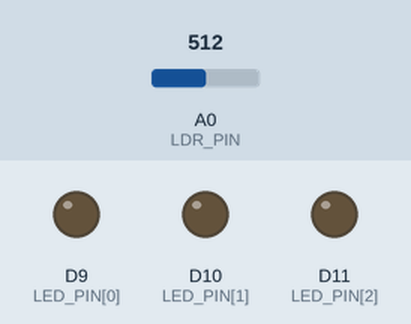
A sketch run on a simulated Arduino Uno R4 Minima. On the bench: output pins drawn as LEDs (lit = HIGH). Inputs (shaded band) come from the test bench; at power-on: A0 (LDR_PIN) = 512 (analog values on the 0–1023 scale). What the sketch prints to the serial monitor is not drawn.

Above: at 0.1 s.
At 61.1 s:
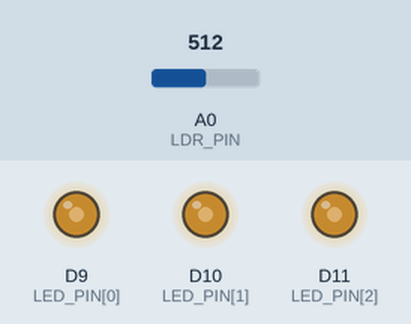
At 65.1 s:
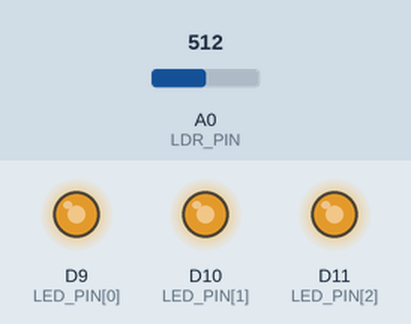
At 69.1 s:
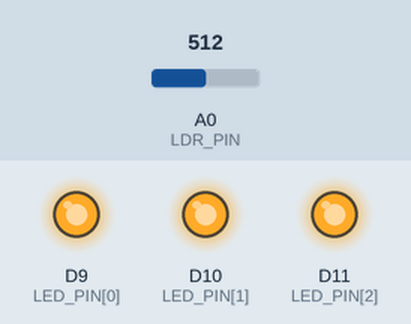
At 81.1 s:
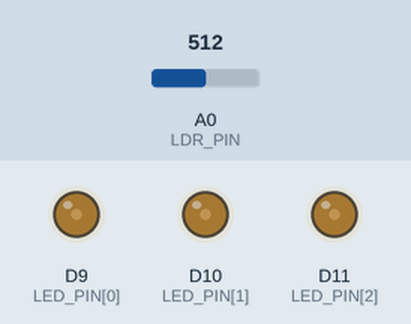
Timing chart, 0 to 86.5 s (numbered marks = the images above):
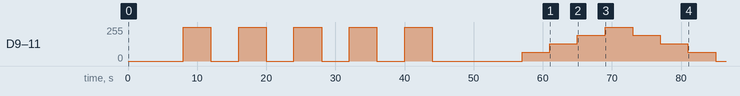

The sketch:

phase1_baseline_white.ino
```cpp
// Phase 1: Baseline check -- is the system driven by light at all,
// independent of colour, and does it respond monotonically to brightness?
// Board: Arduino Uno R4
// Wiring: LED R/G/B -> D9/D10/D11 (via resistors), LDR divider midpoint -> A0
//         (LDR from 5V to A0, 100 kOhm from A0 to GND), sealed tube around LED+LDR
//
// Two stages:
//   onoff  - all 3 channels driven together at full brightness (white-ish),
//            alternated ON/OFF for N_CYCLES, to confirm the LDR reacts to
//            combined light at all and recovers the same way each time.
//   sweep  - all 3 channels together swept through PWM levels
//            0,64,128,192,255,192,128,64,0 to check the plateau rises
//            monotonically with brightness (and returns the same way
//            going back down).
//
// Output is CSV over Serial: stage,idx,pwm,t_ms,adc
// Capture the Serial Monitor output into phase1.csv

const uint8_t  LED_PIN[3] = {9, 10, 11};
const uint8_t  LDR_PIN    = A0;

const uint16_t SAMPLE_MS = 20;
const uint16_t HOLD_MS   = 4000;
const uint16_t SETTLE_MS = 5000;
const uint8_t  N_CYCLES  = 5;

const uint8_t SWEEP_LEVELS[] = {0, 64, 128, 192, 255, 192, 128, 64, 0};
const uint8_t N_SWEEP = sizeof(SWEEP_LEVELS) / sizeof(SWEEP_LEVELS[0]);

void setAll(uint8_t value) {
  for (uint8_t i = 0; i < 3; i++) analogWrite(LED_PIN[i], value);
}

int readLDR() {
  long sum = 0;
  for (uint8_t i = 0; i < 4; i++) sum += analogRead(LDR_PIN);
  return sum / 4;
}

void holdAndLog(const char* stage, uint8_t idx, uint8_t level, uint16_t duration) {
  setAll(level);
  uint32_t t0 = millis();
  uint32_t next = t0;
  char buf[64];
  while (millis() - t0 < duration) {
    uint32_t elapsed = millis() - t0;
    int adcVal = readLDR();
    int len = snprintf(buf, sizeof(buf), "%s,%u,%u,%lu,%d\r\n",
                        stage, idx, level, (unsigned long)elapsed, adcVal);
    if (len > 0) Serial.write((uint8_t*)buf, len);
    next += SAMPLE_MS;
    uint32_t now = millis();
    if (now < next) delay(next - now);
    else { next = now; yield(); }
  }
  Serial.flush();
}

void setup() {
  Serial.begin(115200);
  while (!Serial) { }
  analogReadResolution(14);
  for (uint8_t i = 0; i < 3; i++) pinMode(LED_PIN[i], OUTPUT);
  setAll(0);

  Serial.println("# Phase 1: baseline white-light on/off + PWM sweep. Starting in 3 s.");
  delay(3000);
  Serial.println("stage,idx,pwm,t_ms,adc");

  // Stage 1: on/off cycles
  setAll(0);
  delay(SETTLE_MS);
  for (uint8_t c = 0; c < N_CYCLES; c++) {
    holdAndLog("onoff", c, 255, HOLD_MS);
    holdAndLog("onoff", c, 0, HOLD_MS);
  }

  // Stage 2: brightness sweep, up then back down
  setAll(0);
  delay(SETTLE_MS);
  for (uint8_t s = 0; s < N_SWEEP; s++) {
    holdAndLog("sweep", s, SWEEP_LEVELS[s], HOLD_MS);
  }

  setAll(0);
  Serial.println("# DONE");
}

void loop() { }
```
